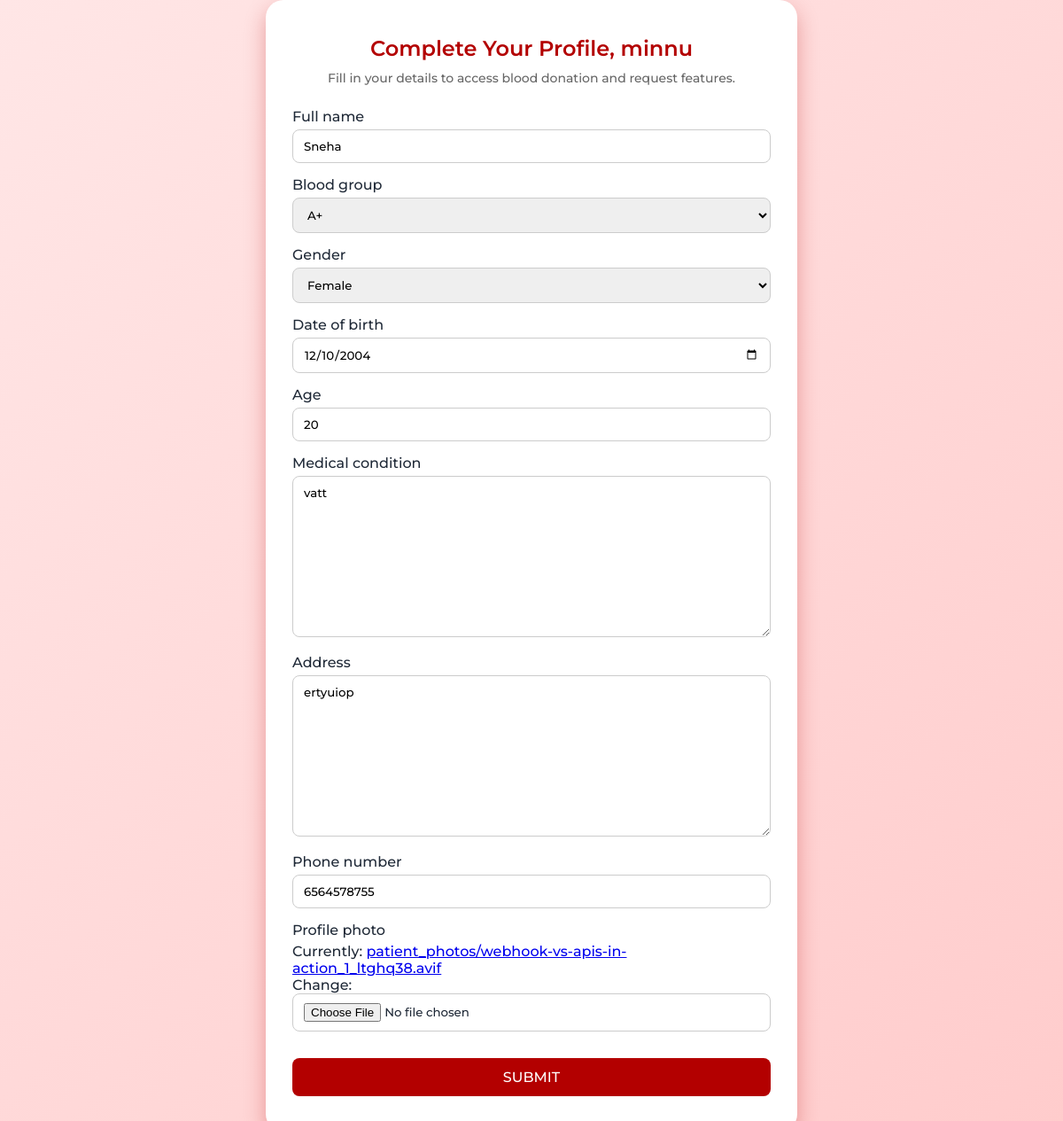
Page /patient_detail_form/ (signed in) on the committed database.
### blood_bank_app/models.py (models this page shows, shortened)
class PatientDetail(models.Model):
    BLOOD_GROUPS = [('A+','A+'),('A-','A-'),('B+','B+'),('B-','B-'),('AB+','AB+'),('AB-','AB-'),('O+','O+'),('O-','O-')]
    GENDER_CHOICES = [('Male','Male'),('Female','Female'),('Other','Other')]
    user = models.OneToOneField(User, on_delete=models.CASCADE,null=True)
    full_name = models.CharField(max_length=100,null=True)
    blood_group = models.CharField(max_length=3, choices=BLOOD_GROUPS)
    gender = models.CharField(max_length=10, choices=GENDER_CHOICES)
    date_of_birth = models.DateField()
    age = models.PositiveIntegerField()
    medical_condition = models.TextField()
    address = models.TextField()
    phone_number = models.CharField(max_length=15)
    profile_photo = models.ImageField(upload_to='patient_photos/', default='default.jpg')

### blood_bank_app/views.py (the view)
# urls.py: path('patient_detail_form/',views.patient_detail_form_view,name='patient_detail_form'),
@login_required
def patient_detail_form_view(request):
    form = PatientDetailForm(request.POST or None, request.FILES or None, instance=getattr(request.user, 'patientdetail', None))
    if form.is_valid():
        patient = form.save(commit=False)
        patient.user = request.user
        patient.save()
        return redirect('patient_dashboard')
    return render(request, 'patient_detail_form.html', {'form': form})

### blood_bank_app/forms.py
class PatientDetailForm(forms.ModelForm):
    class Meta:
        model = PatientDetail
        fields = ['full_name','blood_group', 'gender', 'date_of_birth', 'age', 'medical_condition', 'address', 'phone_number', 'profile_photo']
        widgets = {'date_of_birth': forms.DateInput(attrs={'type':'date'})}

### blood_bank_app/templates/patient_detail_form.html (shortened to what this page needs)
{% extends 'master.html' %}
{% load static %}
{% block content %}
<div class="patient-container">
    <div class="patient-card">
        <h2>Complete Your Profile, {{ user.get_full_name|default:user.username|default:"Anonymous" }}</h2>
        <p class="subtitle">Fill in your details to access blood donation and request features.</p>
        <form method="POST" enctype="multipart/form-data">
            {% for field in form %}
                <div class="form-group mb-3">
                    <label for="{{ field.id_for_label }}">{{ field.label }}</label>
                    {{ field }}
                </div>
            {% endfor %}
            <button type="submit" class="save-btn">Submit</button>
        </form>
    </div>
</div>
{% endblock %}

### blood_bank_app/static/css/index.css (style rules this page uses)
body { margin: 0; font-family: Arial, sans-serif; background-color: #fff5f5; color: #333; }
html { scroll-behavior: smooth; }

### blood_bank_app/static/css/admin_dashboard.css (style rules this page uses)
:root { --primary: #e63946; --primary-dark: #b91c1c; --background: #f8f9fa; --surface: #ffffff; --text-dark: #1f2937; --text-light: #6b7280; --border: #e5e7eb; --shadow: rgba(0, 0, 0, 0.08); }
* { margin: 0; padding: 0; box-sizing: border-box; font-family: "Montserrat"; font-weight: 500; }
body { background-color: var(--background); color: var(--text-dark); overflow-x: hidden; }

### blood_bank_app/templates/patient_detail_form.html (style rules this page uses)
body { font-family: 'Poppins', sans-serif; background: linear-gradient(135deg, #ffe6e6, #ffcccc); min-height: 100vh; display: flex; justify-content: center; align-items: center; }
.patient-container { width: 100%; display: flex; justify-content: center; align-items: center; }
.patient-card { background: #ffffff; padding: 40px 30px; border-radius: 20px; box-shadow: 0 10px 25px rgba(179, 0, 0, 0.3); width: 100%; max-width: 600px; text-align: center; animation: fadeIn 0.6s ease-in; }
.patient-card h2 { color: #b30000; margin-bottom: 10px; font-weight: 600; }
.subtitle { color: #666; margin-bottom: 25px; font-size: 14px; }
.form-group { margin-bottom: 15px; text-align: left; }
.form-group label { font-weight: 500; margin-bottom: 5px; display: block; }
.form-group input, .form-group select, .form-group textarea { width: 100%; padding: 10px 12px; border-radius: 8px; border: 1px solid #ccc; outline: none; transition: 0.2s ease; }
.save-btn { background-color: #b30000; color: white; border: none; padding: 12px 0; width: 100%; border-radius: 8px; font-size: 16px; text-transform: uppercase; margin-top: 15px; cursor: pointer; transition: 0.3s; }

### rows in the picture
PatientDetail: form "Sneha" "A+" "Female" "12/10/2004" "20" "vatt" "ertyuiop" "6564578755"

### other values in the picture
{{ user.get_full_name|default:user.username|default:"Anonymous" }} "minnu"
{{ field.label }} "Full name" "Blood group" "Gender" "Date of birth" "Age" "Medical condition" "Address" "Phone number" "Profile photo"
